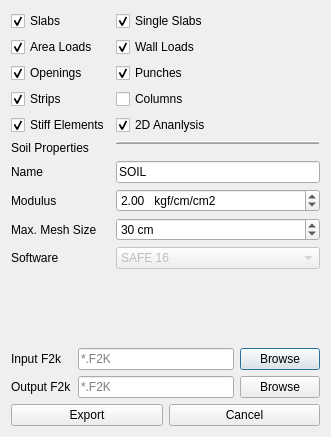
<?xml version="1.0" encoding="UTF-8"?>
<ui version="4.0">
 <class>Dialog</class>
 <widget class="QDialog" name="Dialog">
  <property name="geometry">
   <rect>
    <x>0</x>
    <y>0</y>
    <width>331</width>
    <height>437</height>
   </rect>
  </property>
  <property name="windowTitle">
   <string>Export to SAFE</string>
  </property>
  <layout class="QVBoxLayout" name="verticalLayout">
   <item>
    <layout class="QFormLayout" name="formLayout">
     <item row="0" column="0">
      <widget class="QCheckBox" name="slabs_checkbox">
       <property name="text">
        <string>Slabs</string>
       </property>
       <property name="icon">
        <iconset resource="../osafe_py_widgets/resource.qrc">
         <normaloff>:/safe/osafe_images/foundation.svg</normaloff>:/safe/osafe_images/foundation.svg</iconset>
       </property>
       <property name="iconSize">
        <size>
         <width>20</width>
         <height>20</height>
        </size>
       </property>
       <property name="checked">
        <bool>true</bool>
       </property>
      </widget>
     </item>
     <item row="0" column="1">
      <widget class="QCheckBox" name="single_slabs_checkbox">
       <property name="text">
        <string>Single Slabs</string>
       </property>
       <property name="icon">
        <iconset resource="../osafe_py_widgets/resource.qrc">
         <normaloff>:/safe/osafe_images/single_foundation.svg</normaloff>:/safe/osafe_images/single_foundation.svg</iconset>
       </property>
       <property name="iconSize">
        <size>
         <width>20</width>
         <height>20</height>
        </size>
       </property>
       <property name="checked">
        <bool>true</bool>
       </property>
      </widget>
     </item>
     <item row="1" column="0">
      <widget class="QCheckBox" name="loads_checkbox">
       <property name="text">
        <string>Area Loads</string>
       </property>
       <property name="icon">
        <iconset resource="../osafe_py_widgets/resource.qrc">
         <normaloff>:/safe/osafe_images/force.svg</normaloff>:/safe/osafe_images/force.svg</iconset>
       </property>
       <property name="iconSize">
        <size>
         <width>20</width>
         <height>20</height>
        </size>
       </property>
       <property name="checked">
        <bool>true</bool>
       </property>
      </widget>
     </item>
     <item row="1" column="1">
      <widget class="QCheckBox" name="wall_loads">
       <property name="text">
        <string>Wall Loads</string>
       </property>
       <property name="icon">
        <iconset resource="../osafe_py_widgets/resource.qrc">
         <normaloff>:/safe/osafe_images/wall.svg</normaloff>:/safe/osafe_images/wall.svg</iconset>
       </property>
       <property name="iconSize">
        <size>
         <width>20</width>
         <height>20</height>
        </size>
       </property>
       <property name="checked">
        <bool>true</bool>
       </property>
      </widget>
     </item>
     <item row="2" column="0">
      <widget class="QCheckBox" name="openings_checkbox">
       <property name="text">
        <string>Openings</string>
       </property>
       <property name="icon">
        <iconset resource="../osafe_py_widgets/resource.qrc">
         <normaloff>:/safe/osafe_images/opening.svg</normaloff>:/safe/osafe_images/opening.svg</iconset>
       </property>
       <property name="iconSize">
        <size>
         <width>20</width>
         <height>20</height>
        </size>
       </property>
       <property name="checked">
        <bool>true</bool>
       </property>
      </widget>
     </item>
     <item row="2" column="1">
      <widget class="QCheckBox" name="punches">
       <property name="text">
        <string>Punches</string>
       </property>
       <property name="icon">
        <iconset resource="../osafe_py_widgets/resource.qrc">
         <normaloff>:/safe/osafe_images/punch.svg</normaloff>:/safe/osafe_images/punch.svg</iconset>
       </property>
       <property name="iconSize">
        <size>
         <width>20</width>
         <height>20</height>
        </size>
       </property>
       <property name="checked">
        <bool>true</bool>
       </property>
      </widget>
     </item>
     <item row="3" column="0">
      <widget class="QCheckBox" name="strips_checkbox">
       <property name="text">
        <string>Strips</string>
       </property>
       <property name="icon">
        <iconset resource="../osafe_py_widgets/resource.qrc">
         <normaloff>:/safe/osafe_images/strip.svg</normaloff>:/safe/osafe_images/strip.svg</iconset>
       </property>
       <property name="iconSize">
        <size>
         <width>20</width>
         <height>20</height>
        </size>
       </property>
       <property name="checked">
        <bool>true</bool>
       </property>
      </widget>
     </item>
     <item row="3" column="1">
      <widget class="QCheckBox" name="columns">
       <property name="text">
        <string>Columns</string>
       </property>
       <property name="icon">
        <iconset resource="../osafe_py_widgets/resource.qrc">
         <normaloff>:/safe/osafe_images/column.svg</normaloff>:/safe/osafe_images/column.svg</iconset>
       </property>
       <property name="iconSize">
        <size>
         <width>20</width>
         <height>20</height>
        </size>
       </property>
       <property name="checked">
        <bool>false</bool>
       </property>
      </widget>
     </item>
     <item row="4" column="0">
      <widget class="QCheckBox" name="stiff_elements_checkbox">
       <property name="text">
        <string>Stiff Elements</string>
       </property>
       <property name="iconSize">
        <size>
         <width>20</width>
         <height>20</height>
        </size>
       </property>
       <property name="checked">
        <bool>true</bool>
       </property>
      </widget>
     </item>
     <item row="4" column="1">
      <widget class="QCheckBox" name="analysis_2d">
       <property name="text">
        <string>2D Ananlysis</string>
       </property>
       <property name="iconSize">
        <size>
         <width>20</width>
         <height>20</height>
        </size>
       </property>
       <property name="checked">
        <bool>true</bool>
       </property>
      </widget>
     </item>
     <item row="5" column="0">
      <widget class="QLabel" name="label">
       <property name="text">
        <string>Soil Properties</string>
       </property>
      </widget>
     </item>
     <item row="5" column="1">
      <widget class="Line" name="line">
       <property name="frameShadow">
        <enum>QFrame::Raised</enum>
       </property>
       <property name="lineWidth">
        <number>1</number>
       </property>
       <property name="midLineWidth">
        <number>1</number>
       </property>
       <property name="orientation">
        <enum>Qt::Horizontal</enum>
       </property>
      </widget>
     </item>
     <item row="6" column="0">
      <widget class="QLabel" name="label_2">
       <property name="text">
        <string>Name</string>
       </property>
      </widget>
     </item>
     <item row="6" column="1">
      <widget class="QLineEdit" name="soil_name">
       <property name="text">
        <string>SOIL</string>
       </property>
      </widget>
     </item>
     <item row="7" column="0">
      <widget class="QLabel" name="label_3">
       <property name="text">
        <string>Modulus</string>
       </property>
      </widget>
     </item>
     <item row="7" column="1">
      <widget class="QDoubleSpinBox" name="soil_modulus">
       <property name="prefix">
        <string/>
       </property>
       <property name="suffix">
        <string>   kgf/cm/cm2</string>
       </property>
       <property name="decimals">
        <number>2</number>
       </property>
       <property name="minimum">
        <double>0.100000000000000</double>
       </property>
       <property name="maximum">
        <double>10.000000000000000</double>
       </property>
       <property name="singleStep">
        <double>0.100000000000000</double>
       </property>
       <property name="value">
        <double>2.000000000000000</double>
       </property>
      </widget>
     </item>
     <item row="8" column="0">
      <widget class="QLabel" name="label_4">
       <property name="text">
        <string>Max. Mesh Size</string>
       </property>
      </widget>
     </item>
     <item row="8" column="1">
      <widget class="QDoubleSpinBox" name="max_mesh_size">
       <property name="prefix">
        <string/>
       </property>
       <property name="suffix">
        <string> cm</string>
       </property>
       <property name="decimals">
        <number>0</number>
       </property>
       <property name="minimum">
        <double>1.000000000000000</double>
       </property>
       <property name="maximum">
        <double>2000.000000000000000</double>
       </property>
       <property name="singleStep">
        <double>5.000000000000000</double>
       </property>
       <property name="value">
        <double>30.000000000000000</double>
       </property>
      </widget>
     </item>
     <item row="9" column="0">
      <widget class="QLabel" name="label_5">
       <property name="text">
        <string>Software</string>
       </property>
      </widget>
     </item>
     <item row="9" column="1">
      <widget class="QComboBox" name="software">
       <property name="enabled">
        <bool>false</bool>
       </property>
       <item>
        <property name="text">
         <string>SAFE 16</string>
        </property>
       </item>
      </widget>
     </item>
    </layout>
   </item>
   <item>
    <layout class="QGridLayout" name="gridLayout">
     <item row="0" column="0">
      <widget class="QLabel" name="label_6">
       <property name="text">
        <string>Input F2k</string>
       </property>
      </widget>
     </item>
     <item row="0" column="1">
      <widget class="QLineEdit" name="input_filename">
       <property name="inputMask">
        <string/>
       </property>
       <property name="text">
        <string/>
       </property>
       <property name="placeholderText">
        <string>*.F2K</string>
       </property>
      </widget>
     </item>
     <item row="0" column="2">
      <widget class="QPushButton" name="input_browse">
       <property name="text">
        <string>Browse</string>
       </property>
      </widget>
     </item>
     <item row="1" column="0">
      <widget class="QLabel" name="label_7">
       <property name="text">
        <string>Output F2k</string>
       </property>
      </widget>
     </item>
     <item row="1" column="1">
      <widget class="QLineEdit" name="output_filename">
       <property name="inputMask">
        <string/>
       </property>
       <property name="text">
        <string/>
       </property>
       <property name="placeholderText">
        <string>*.F2K</string>
       </property>
      </widget>
     </item>
     <item row="1" column="2">
      <widget class="QPushButton" name="output_browse">
       <property name="text">
        <string>Browse</string>
       </property>
      </widget>
     </item>
    </layout>
   </item>
   <item>
    <layout class="QHBoxLayout" name="horizontalLayout">
     <item>
      <widget class="QPushButton" name="export_button">
       <property name="text">
        <string>Export</string>
       </property>
       <property name="icon">
        <iconset resource="../osafe_py_widgets/resource.qrc">
         <normaloff>:/safe/osafe_images/safe.png</normaloff>:/safe/osafe_images/safe.png</iconset>
       </property>
       <property name="iconSize">
        <size>
         <width>40</width>
         <height>40</height>
        </size>
       </property>
      </widget>
     </item>
     <item>
      <widget class="QPushButton" name="cancel_button">
       <property name="text">
        <string>Cancel</string>
       </property>
       <property name="icon">
        <iconset resource="../osafe_py_widgets/resource.qrc">
         <normaloff>:/safe/osafe_images/cancel.png</normaloff>:/safe/osafe_images/cancel.png</iconset>
       </property>
       <property name="iconSize">
        <size>
         <width>40</width>
         <height>40</height>
        </size>
       </property>
      </widget>
     </item>
    </layout>
   </item>
  </layout>
 </widget>
 <resources>
  <include location="../osafe_py_widgets/resource.qrc"/>
 </resources>
 <connections/>
</ui>
